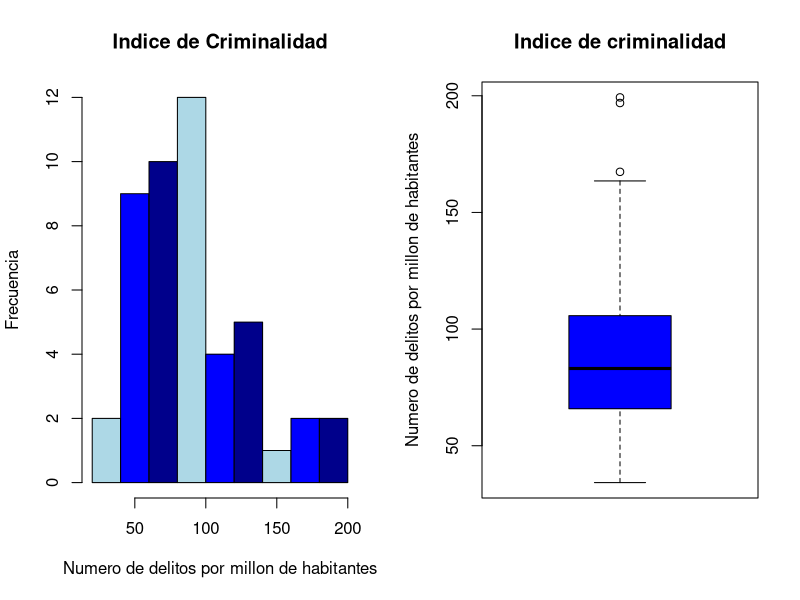
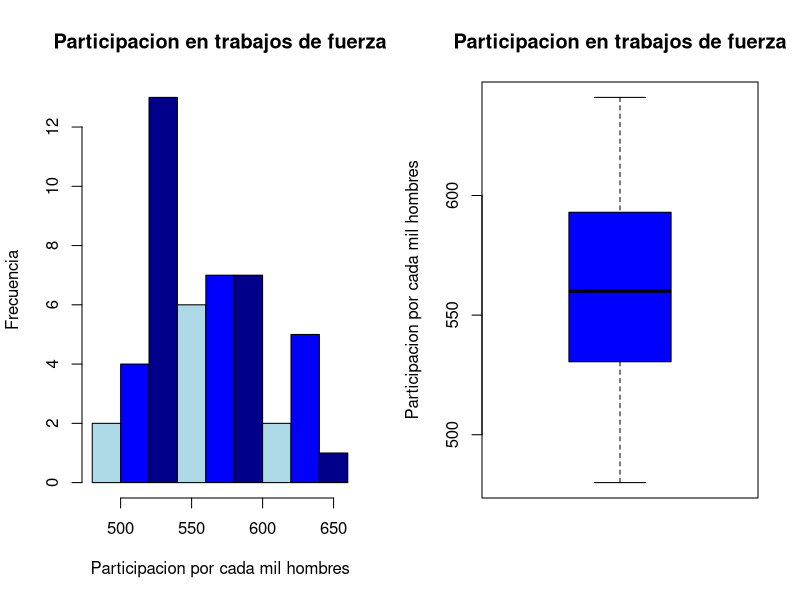
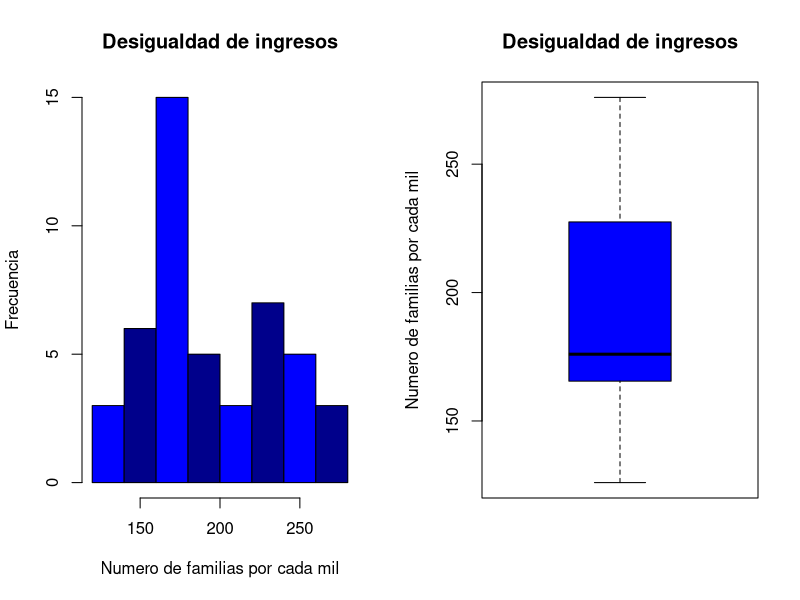
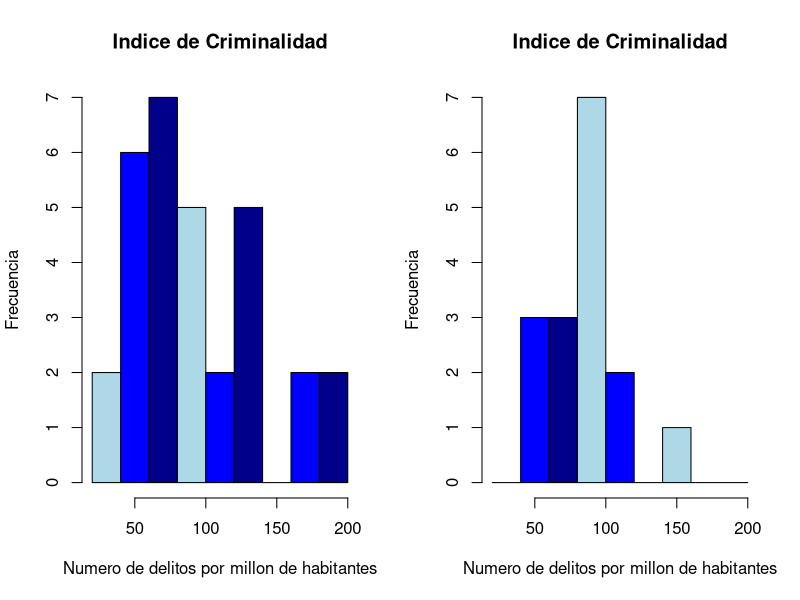
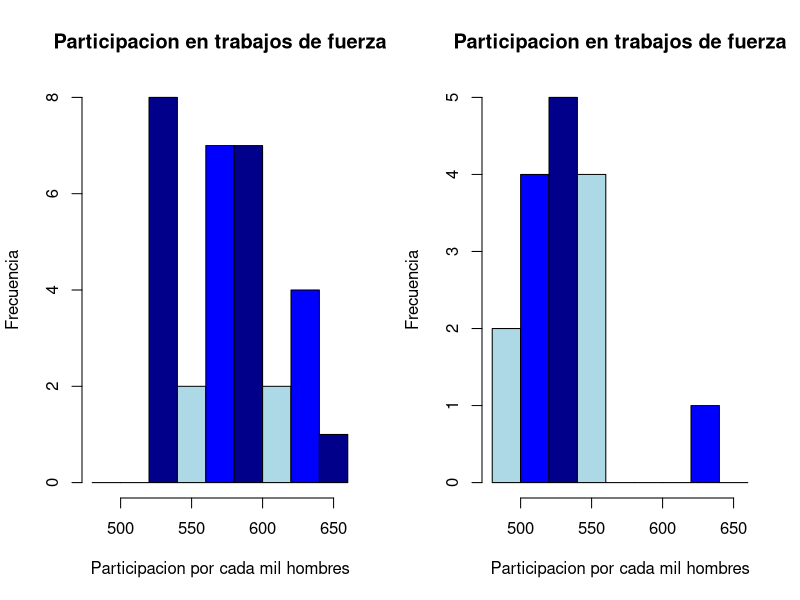
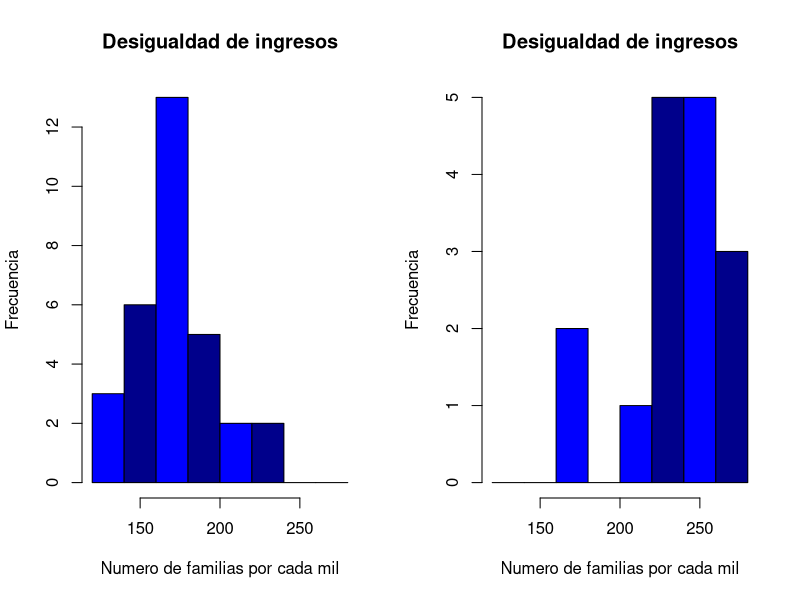
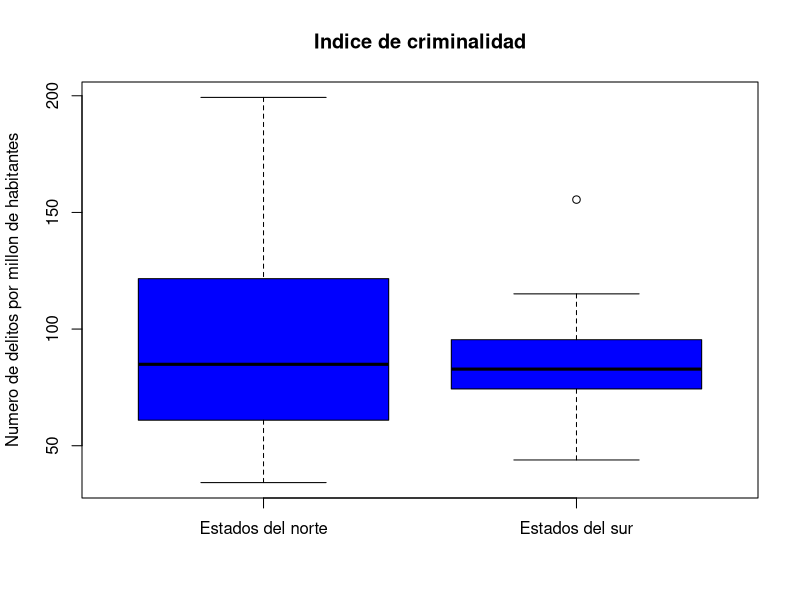
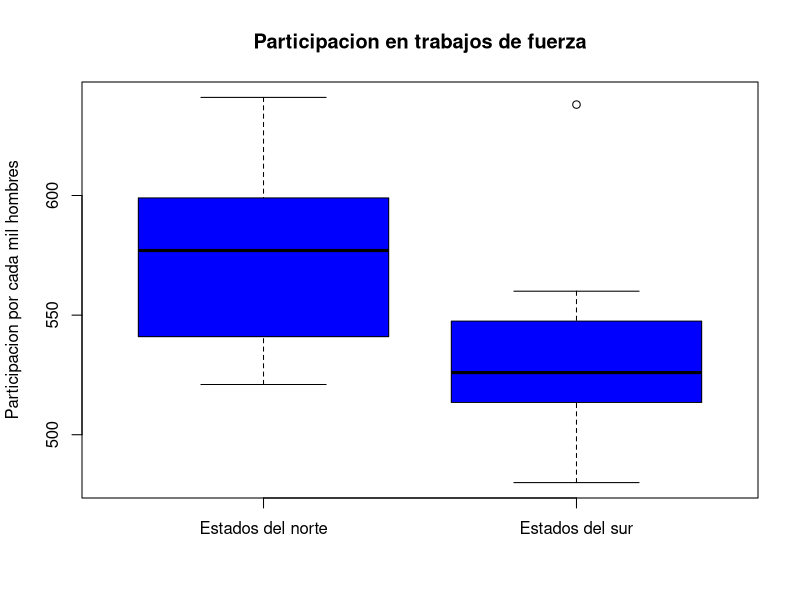

Generate these figures, in order, with R:
# Laboratorio 1
# Estadistica Para Ingenieros
# Francisco Sucre 10-10717
# José Cipagauta 05-38040

#Primero, se necesitan los datos, attach para facil acceso despues.
data = read.table("IndiceCrim.dat", header = T)
attach(data)

#1

#R = Indice de criminalidad, numero de delitos conocidos por la policia por cada millon de habitantes.
summary(R) #Del summary obtenenos min, max, cuartiles, mediana, media
var(R) #Varianza
sd(R) #Desviacion estandar
range(R) #Rango
IQR(R) #Rango intercuartil

# Analisis: Con estos datos podemos ver en primer lugar que el indice de criminalidad
# es muy variante entre los estados, teniendo en cuenta que el maximo es 199, que la
# desviacion estandar sea 38 (casi un quarto del valor) indica que los valores estan
# muy dispersos. Si vemos ìel resto de las medidas podemos ver que 
# que los datos estan distribuidos de una manera relativamente uniforme, aunque si vemos
# el 3er cuartil podemos ver que el aumento es mayor despues de 105 hasta llegar en 190,
# Asi que podemos ver un diferencia notable en estos estados, una diferencia que si es
# causada por datos errados entonces afecta de manera grave al resto de las medidas.

#LF = Proporcion en participacion en trabajos de fuerza por cada mil hombres con edad 14-24.
summary(LF)
var(LF)
sd(LF)
range(LF)
IQR(LF)

# Analisis: En este caso podemos ver que los datos no se encuentran tan dispersos, ya que
# la desviacion estandar es mas pequeña en comparacion al maximo de los datos, los datos tambien
# tienen una distribucion relativamente uniforme, en el 75% de los estados no se llega a una 
# proporsicion de 600

#X = Desigualdad en ingresos, el numero de familias por mil que ganan por debajo de la mitad de la mediana de ingresos.
summary(X)
var(X)
sd(X)
range(X)
IQR(X)

# Analisis: Podemos ver que los datos no andan muy disperos ya que la desviacion
# estandar no se encuentra en una proporsicion tan eleveada comparada con el rango
# de los valores, tambien podemos ver que la mediana es algo distinta pero no es tanta la
# diferencia, podemos ver tambien que hay una distribucion relativamente uniforme en los datos,
# estando el 25% de las muestras por encima de 230 y 25% por debajo de 165

#2

#Mostrando dos graficos, histograma y boxplot de cada variable
#Considerando mostrar los datos etiquetados y coloreados para facil lectura
par(mfrow = c(1,2))
hist(R, main = "Indice de Criminalidad", xlab = "Numero de delitos por millon de habitantes", ylab = "Frecuencia", col = c("lightblue","blue","darkblue"))
boxplot(R, main = "Indice de criminalidad", ylab = "Numero de delitos por millon de habitantes", col = c("blue"))

# En estos graficos podemos facilmente observar que los indices de criminalidad mas comunes
# estan entre 50 y 100, teniendo un segundo grupo importante entre 100 y 150, y el resto
# se refieren a casos mas aislados, y como podemos ver en el grafico de caja, las muestras
# de mayor valor parecen ser datos atipicos y podrian indicar algun dato erroneo, en general
# el indice de criminalidad es bastante bajo

hist(LF, main = "Participacion en trabajos de fuerza", xlab = "Participacion por cada mil hombres", ylab = "Frecuencia", col = c("lightblue","blue","darkblue"))
boxplot(LF, main = "Participacion en trabajos de fuerza", ylab = "Participacion por cada mil hombres", col = c("blue"))

# En los graficos podemos ver que en el caso de esta variable hay una distrubucion mas uniforme
# de los valores, habiendo una concentracion relativamente parecida entre 500 y 550, y la clase
# de 550 a 600, aunque el resto de las clas aun presentan un numero considerable de muestras,
# en el grafico de caja podemos ver reflejado esto, y se ve perfectamente que entre esas dos
# clases hay una concentracion similar y en esas 2 clases en es donde se encuentran la mayoria
# de las muestras

hist(X, main = "Desigualdad de ingresos", xlab = "Numero de familias por cada mil", ylab = "Frecuencia", col = c("blue","darkblue"))
boxplot(X, main = "Desigualdad de ingresos", ylab = "Numero de familias por cada mil", col = c("blue"))

# En los graficos podemos ver que en el caso de esta variable tenemos una distrubucion diferente,
# a los graficos anteriores, aunque no hay datos lo suficientemente dispersos para considerarse
# atipicos, si podemos ver que el segundo cuartil los datos son muy parecidos mientras que en
# en el 3ro los datos son mucho mas dispersos

#3

#Mostrando ambos graficos lado a lado para facil comparacion
#Creando los breakpoints para el histograma, se necesitan los mismos para poder ser comparables
breakpoints <- c(20,40,60,80,100,120,140,160,180,200)
hist(R[S==0], breaks = breakpoints, main = "Indice de Criminalidad", xlab = "Numero de delitos por millon de habitantes", ylab = "Frecuencia", col = c("lightblue","blue","darkblue"))
hist(R[S==1], breaks = breakpoints, main = "Indice de Criminalidad", xlab = "Numero de delitos por millon de habitantes", ylab = "Frecuencia", col = c("lightblue","blue","darkblue"))

#Nuevos breakpoints para nuevos datos
breakpoints <- c(480,500,520,540,560,580,600,620,640,660)
hist(LF[S==0], breaks = breakpoints, main = "Participacion en trabajos de fuerza", xlab = "Participacion por cada mil hombres", ylab = "Frecuencia", col = c("lightblue","blue","darkblue"))
hist(LF[S==1], breaks = breakpoints, main = "Participacion en trabajos de fuerza", xlab = "Participacion por cada mil hombres", ylab = "Frecuencia", col = c("lightblue","blue","darkblue"))

#De nuevo, nuevos datos, nuevos breakpoints
breakpoints <- c(120,140,160,180,200,220,240,260,280)
hist(X[S==0], breaks = breakpoints, main = "Desigualdad de ingresos", xlab = "Numero de familias por cada mil", ylab = "Frecuencia", col = c("blue","darkblue"))
hist(X[S==1], breaks = breakpoints, main = "Desigualdad de ingresos", xlab = "Numero de familias por cada mil", ylab = "Frecuencia", col = c("blue","darkblue"))

#Ahora mostrando los boxplots en una misma grafica para facil comparacion
par(mfrow = c(1,1))
boxplot(R[S==0], R[S==1], main = "Indice de criminalidad", ylab = "Numero de delitos por millon de habitantes", names = c("Estados del norte", "Estados del sur"), col = c("blue"))
boxplot(LF[S==0], LF[S==1], main = "Participacion en trabajos de fuerza", ylab = "Participacion por cada mil hombres", names = c("Estados del norte", "Estados del sur"), col = c("blue"))
boxplot(X[S==0], X[S==1], main = "Desigualdad de ingresos", ylab = "Numero de familias por cada mil", names = c("Estados del norte", "Estados del sur"), col = c("blue"))
